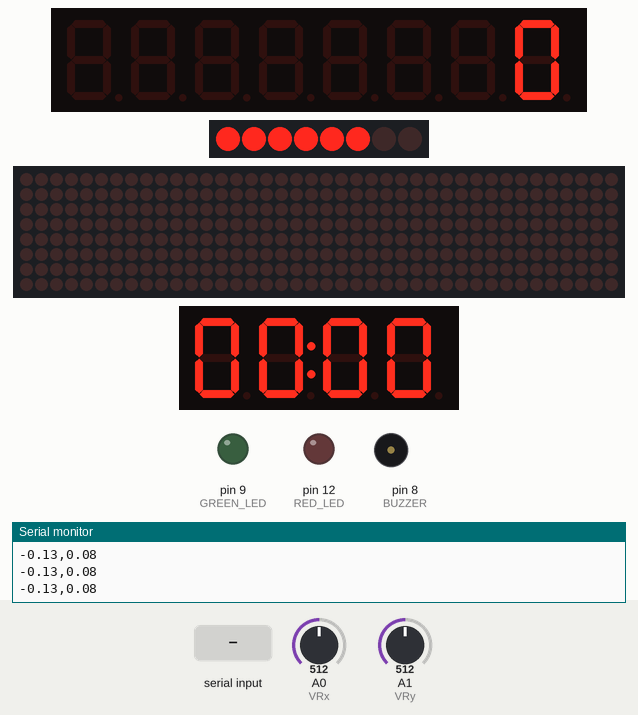
Bench run of a sketch on a simulated Arduino Uno, built with avr-gcc and run on an emulated ATmega328P. On the bench: 8-digit seven-segment display, 8 shift-register outputs drawn as a row of LEDs (first output left, lit = HIGH), 40×8 LED matrix, 4-digit seven-segment display, output pins drawn as LEDs (lit = HIGH), buzzer (waves = sounding), the last lines printed to the serial monitor. Dashed ring = blinking. The test bench sets the inputs (shaded band); at power-on: A0 (VRx) = 512, A1 (VRy) = 512. Pins used as bus, display or sensor lines are not drawn.

Above: at 1.2 s.
1.3 s: "S\n" received over the second serial link
At 1.53 s:
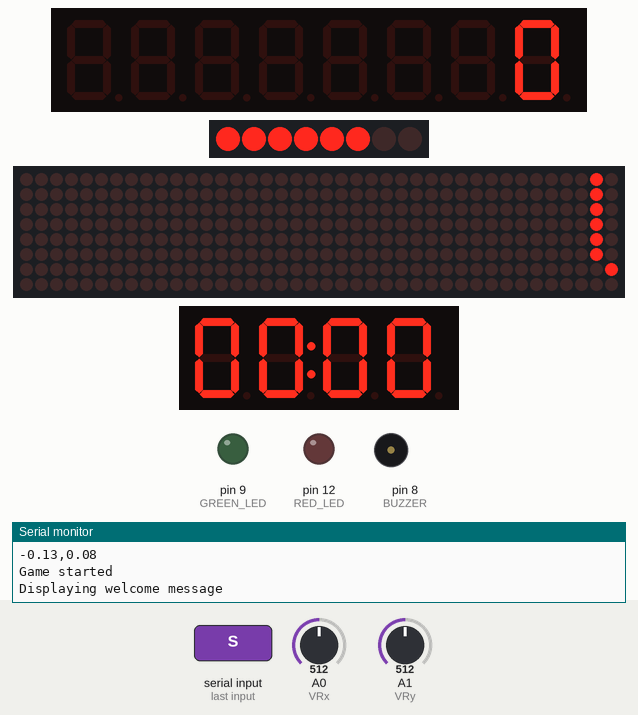
At 10.63 s:
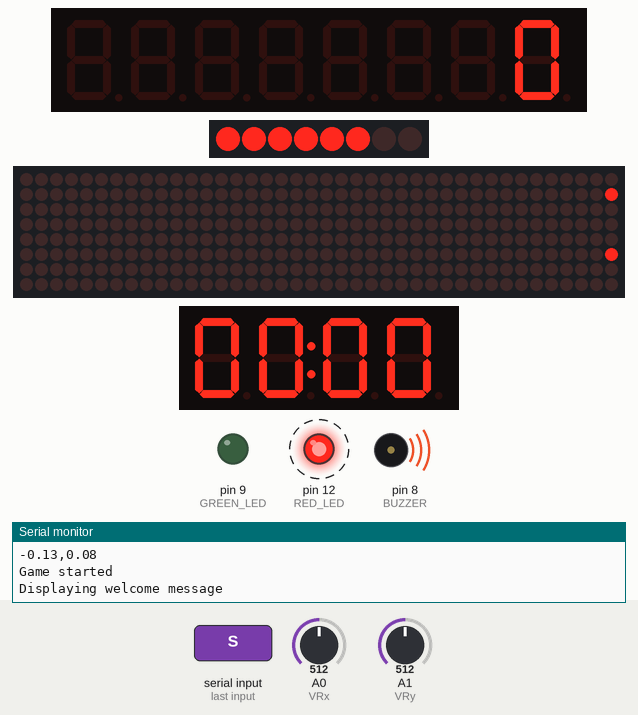
Timing chart, 0 to 15.8 s (numbered marks = the images above; inputs shaded):
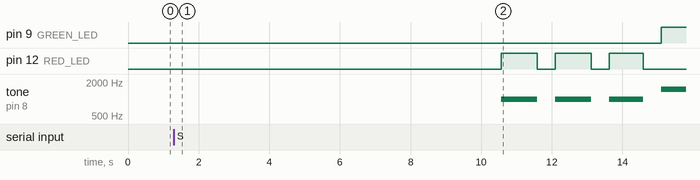

The sketch:

almost_working.ino
```cpp
#include <Wire.h>
#include <LedControl.h>
#include <MaxMatrix.h>
#include <TM1637Display.h>
#include <pitches.h>
#include <SoftwareSerial.h>

#define maxDisplays 5

const int VRx = A0;  // Analog input for joystick X-axis
const int VRy = A1;  // Analog input for joystick Y-axis

#define buttonPin 7  // Pin for the joystick button

byte Buf7219[7];
const int data = 11;
const int load = 10;
const int clock = 13;

// Define the connections pins
#define CLK 6
#define DIO 5

MaxMatrix m(data, load, clock, maxDisplays);
TM1637Display display = TM1637Display(CLK, DIO);

int latchPin = 3;
int clockPin = 4;
int dataPin = 2;

// Define buzzer pin
#define BUZZER 8

char string[] = "Welcome to R & Drive!  ";
char string2[] = "GO! ";
char string3[] = "Lap Complete!";
char string4[] = "3... ";
char string5[] = "2... ";
char string6[] = "1... ";

unsigned long timerStart = 0;
unsigned long lapStartTime = 0;
bool lapCompleted = false;
int lapCount = 0;
String receivedData = "";
bool timerRunning = false;

int melody[] = {
  NOTE_C5, NOTE_D5, NOTE_E5, NOTE_F5, NOTE_G5, NOTE_A5, NOTE_B5, NOTE_C6
};
int duration = 500;

bool gameStarted = false;

#define GREEN_LED 9
#define RED_LED 12

LedControl lc = LedControl(data, clock, load, 1);
SoftwareSerial mySerial(10, 11);

byte seven_seg_digits[10] = {
  B11111100,  // = 0
  B01100000,  // = 1
  B11011010,  // = 2
  B11110010,  // = 3
  B01100110,  // = 4
  B10110110,  // = 5
  B10111110,  // = 6
  B11100000,  // = 7
  B11111110,  // = 8
  B11100110   // = 9
};


PROGMEM const unsigned char CH[] = {
  3, 8, B0000000, B0000000, B0000000, B0000000, B0000000,      // space
  1, 8, B1011111, B0000000, B0000000, B0000000, B0000000,      // !
  3, 8, B0000011, B0000000, B0000011, B0000000, B0000000,      // "
  5, 8, B0010100, B0111110, B0010100, B0111110, B0010100,      // #
  4, 8, B0100100, B1101010, B0101011, B0010010, B0000000,      // $
  5, 8, B1100011, B0010011, B0001000, B1100100, B1100011,      // %
  5, 8, B0110110, B1001001, B1010110, B0100000, B1010000,      // &
  1, 8, B0000011, B0000000, B0000000, B0000000, B0000000,      // '
  3, 8, B0011100, B0100010, B1000001, B0000000, B0000000,      // (
  3, 8, B1000001, B0100010, B0011100, B0000000, B0000000,      // )
  5, 8, B0101000, B0011000, B0001110, B0011000, B0101000,      // *
  5, 8, B0001000, B0001000, B0111110, B0001000, B0001000,      // +
  2, 8, B10110000, B1110000, B0000000, B0000000, B0000000,     // ,
  4, 8, B0001000, B0001000, B0001000, B0001000, B0000000,      // -
  2, 8, B1100000, B1100000, B0000000, B0000000, B0000000,      // .
  4, 8, B1100000, B0011000, B0000110, B0000001, B0000000,      // /
  4, 8, B0111110, B1000001, B1000001, B0111110, B0000000,      // 0
  3, 8, B1000010, B1111111, B1000000, B0000000, B0000000,      // 1
  4, 8, B1100010, B1010001, B1001001, B1000110, B0000000,      // 2
  4, 8, B0100010, B1000001, B1001001, B0110110, B0000000,      // 3
  4, 8, B0011000, B0010100, B0010010, B1111111, B0000000,      // 4
  4, 8, B0100111, B1000101, B1000101, B0111001, B0000000,      // 5
  4, 8, B0111110, B1001001, B1001001, B0110000, B0000000,      // 6
  4, 8, B1100001, B0010001, B0001001, B0000111, B0000000,      // 7
  4, 8, B0110110, B1001001, B1001001, B0110110, B0000000,      // 8
  4, 8, B0000110, B1001001, B1001001, B0111110, B0000000,      // 9
  2, 8, B01010000, B0000000, B0000000, B0000000, B0000000,     // :
  2, 8, B10000000, B01010000, B0000000, B0000000, B0000000,    // ;
  3, 8, B0010000, B0101000, B1000100, B0000000, B0000000,      // <
  3, 8, B0010100, B0010100, B0010100, B0000000, B0000000,      // =
  3, 8, B1000100, B0101000, B0010000, B0000000, B0000000,      // >
  4, 8, B0000010, B1011001, B0001001, B0000110, B0000000,      // ?
  5, 8, B0111110, B1001001, B1010101, B1011101, B0001110,      // @
  4, 8, B1111110, B0010001, B0010001, B1111110, B0000000,      // A
  4, 8, B1111111, B1001001, B1001001, B0110110, B0000000,      // B
  4, 8, B0111110, B1000001, B1000001, B0100010, B0000000,      // C
  4, 8, B1111111, B1000001, B1000001, B0111110, B0000000,      // D
  4, 8, B1111111, B1001001, B1001001, B1000001, B0000000,      // E
  4, 8, B1111111, B0001001, B0001001, B0000001, B0000000,      // F
  4, 8, B0111110, B1000001, B1001001, B1111010, B0000000,      // G
  4, 8, B1111111, B0001000, B0001000, B1111111, B0000000,      // H
  3, 8, B1000001, B1111111, B1000001, B0000000, B0000000,      // I
  4, 8, B0110000, B1000000, B1000001, B0111111, B0000000,      // J
  4, 8, B1111111, B0001000, B0010100, B1100011, B0000000,      // K
  4, 8, B1111111, B1000000, B1000000, B1000000, B0000000,      // L
  5, 8, B1111111, B0000010, B0001100, B0000010, B1111111,      // M
  5, 8, B1111111, B0000100, B0001000, B0010000, B1111111,      // N
  4, 8, B0111110, B1000001, B1000001, B0111110, B0000000,      // O
  4, 8, B1111111, B0001001, B0001001, B0000110, B0000000,      // P
  4, 8, B0111110, B1000001, B1000001, B10111110, B0000000,     // Q
  4, 8, B1111111, B0001001, B0001001, B1110110, B0000000,      // R
  4, 8, B1000110, B1001001, B1001001, B0110010, B0000000,      // S
  5, 8, B0000001, B0000001, B1111111, B0000001, B0000001,      // T
  4, 8, B0111111, B1000000, B1000000, B0111111, B0000000,      // U
  5, 8, B0001111, B0110000, B1000000, B0110000, B0001111,      // V
  5, 8, B0111111, B1000000, B0111000, B1000000, B0111111,      // W
  5, 8, B1100011, B0010100, B0001000, B0010100, B1100011,      // X
  5, 8, B0000111, B0001000, B1110000, B0001000, B0000111,      // Y
  4, 8, B1100001, B1010001, B1001001, B1000111, B0000000,      // Z
  2, 8, B1111111, B1000001, B0000000, B0000000, B0000000,      // [
  4, 8, B0000001, B0000110, B0011000, B1100000, B0000000,      // backslash
  2, 8, B1000001, B1111111, B0000000, B0000000, B0000000,      // ]
  3, 8, B0000010, B0000001, B0000010, B0000000, B0000000,      // hat
  4, 8, B1000000, B1000000, B1000000, B1000000, B0000000,      // _
  2, 8, B0000001, B0000010, B0000000, B0000000, B0000000,      //
  4, 8, B0100000, B1010100, B1010100, B1111000, B0000000,      // a
  4, 8, B1111111, B1000100, B1000100, B0111000, B0000000,      // b
  4, 8, B0111000, B1000100, B1000100, B0000000, B0000000,      // c // JFM MOD.
  4, 8, B0111000, B1000100, B1000100, B1111111, B0000000,      // d
  4, 8, B0111000, B1010100, B1010100, B0011000, B0000000,      // e
  3, 8, B0000100, B1111110, B0000101, B0000000, B0000000,      // f
  4, 8, B10011000, B10100100, B10100100, B01111000, B0000000,  // g
  4, 8, B1111111, B0000100, B0000100, B1111000, B0000000,      // h
  3, 8, B1000100, B1111101, B1000000, B0000000, B0000000,      // i
  4, 8, B1000000, B10000000, B10000100, B1111101, B0000000,    // j
  4, 8, B1111111, B0010000, B0101000, B1000100, B0000000,      // k
  3, 8, B1000001, B1111111, B1000000, B0000000, B0000000,      // l
  5, 8, B1111100, B0000100, B1111100, B0000100, B1111000,      // m
  4, 8, B1111100, B0000100, B0000100, B1111000, B0000000,      // n
  4, 8, B0111000, B1000100, B1000100, B0111000, B0000000,      // o
  4, 8, B11111100, B0100100, B0100100, B0011000, B0000000,     // p
  4, 8, B0011000, B0100100, B0100100, B11111100, B0000000,     // q
  4, 8, B1111100, B0001000, B0000100, B0000100, B0000000,      // r
  4, 8, B1001000, B1010100, B1010100, B0100100, B0000000,      // s
  3, 8, B0000100, B0111111, B1000100, B0000000, B0000000,      // t
  4, 8, B0111100, B1000000, B1000000, B1111100, B0000000,      // u
  5, 8, B0011100, B0100000, B1000000, B0100000, B0011100,      // v
  5, 8, B0111100, B1000000, B0111100, B1000000, B0111100,      // w
  5, 8, B1000100, B0101000, B0010000, B0101000, B1000100,      // x
  4, 8, B10011100, B10100000, B10100000, B1111100, B0000000,   // y
  3, 8, B1100100, B1010100, B1001100, B0000000, B0000000,      // z
  3, 8, B0001000, B0110110, B1000001, B0000000, B0000000,      // {
  1, 8, B1111111, B0000000, B0000000, B0000000, B0000000,      // |
  3, 8, B1000001, B0110110, B0001000, B0000000, B0000000,      // }
  4, 8, B0001000, B0000100, B0001000, B0000100, B0000000,      // ~
};

void setup() {
  Serial.begin(9600);
  mySerial.begin(9600);
  Serial.println("Setup started");

  lc.shutdown(0, false);  // Wake up displays
  lc.setIntensity(0, 3);  // Set brightness level
  lc.clearDisplay(0);     // Clear display

  display.setBrightness(5);
  Serial.println("LC and Display Initialized");

  lc.setDigit(0, 0, lapCount, false);

  pinMode(latchPin, OUTPUT);
  pinMode(clockPin, OUTPUT);
  pinMode(dataPin, OUTPUT);

  // Set LED pins as outputs
  pinMode(RED_LED, OUTPUT);
  pinMode(GREEN_LED, OUTPUT);

  // Initialize buzzer

  pinMode(buttonPin, INPUT_PULLUP);

  pinMode(BUZZER, OUTPUT);

  digitalWrite(GREEN_LED, LOW);
  digitalWrite(RED_LED, LOW);

  sevenSegWrite(lapCount);

  m.init();
  m.setIntensity(3);

  display.clear();
  Serial.println("MaxMatrix Initialized");

  Serial.println("Waiting for start command...  ");

  display.setBrightness(0x0f);
  display.showNumberDecEx(0, 0b01000000, true, 4, 0);
  // Melody if I want to use it
  // for (int thisNote = 0; thisNote < 8; thisNote++) {
  //   // pin8 output the voice, every scale is 0.5 sencond
  //   tone(8, melody[thisNote], duration);

  //   // Output the voice after several minutes
  //   delay(1000);
  // }
}

void loop() {

  if (mySerial.available()) {
    char command = mySerial.read();
    if (command == 'S') {
      gameStarted = true;
      Serial.println("Game started");

      m.clear();
      m.shiftLeft(false, true);
      Serial.println("Displaying welcome message");
      printStringWithShift(string, 70);
      m.clear();
      delay(1000);

      m.clear();
      m.shiftLeft(false, true);
      tone(BUZZER, 1000);
      digitalWrite(RED_LED, HIGH);
      printStringWithShift(string4, 50);
      m.clear();
      noTone(BUZZER);
      digitalWrite(RED_LED, LOW);
      delay(500);

      m.shiftLeft(false, true);
      tone(BUZZER, 1000);
      digitalWrite(RED_LED, HIGH);
      printStringWithShift(string5, 50);
      m.clear();
      noTone(BUZZER);
      digitalWrite(RED_LED, LOW);
      delay(500);

      m.shiftLeft(false, true);
      tone(BUZZER, 1000);
      digitalWrite(RED_LED, HIGH);
      printStringWithShift(string6, 50);
      m.clear();
      noTone(BUZZER);
      digitalWrite(RED_LED, LOW);
      delay(500);

      m.shiftLeft(false, true);
      tone(BUZZER, 1500);
      digitalWrite(GREEN_LED, HIGH);
      Serial.println("Displaying GO message");
      printStringWithShift(string2, 70);
      noTone(BUZZER);
      m.clear();

      Serial.println("Timer started");
      timerStart = millis();
      timerRunning = true;

      lapStartTime = millis();


      Serial.print("Current Lap: ");
      Serial.println(lapCount);
    }


    if (Serial.available() > 0) {
      String message = Serial.readStringUntil('\n');
      message.trim();

      if (message == "LapComplete") {
        lapCount++;
        if (lapCount > 3) {
          lapCount = 0;
        }
        printStringWithShift(string3, 70);
        flashGreenLED();
        sevenSegWrite(lapCount);

        for (int i = 1; i < 5; i++) {
          flashGreenLED();
        }

        digitalWrite(GREEN_LED, HIGH);
        noTone(BUZZER);
        m.clear();
      }
    }


    if (timerRunning) {
      // Calculate elapsed time
      unsigned long currentMillis = millis();
      unsigned long elapsedMillis = currentMillis - timerStart;

      // Convert elapsedMillis to minutes and seconds
      int minutes = (elapsedMillis / 60000) % 60;  // Minutes
      int seconds = (elapsedMillis / 1000) % 60;   // Seconds

      // Combine minutes and seconds for display
      int displayTime = minutes * 100 + seconds;

      // Display the time on the TM1637
      display.showNumberDecEx(displayTime, 0b01000000, true, 4, 0);

      // Small delay to prevent rapid updates
      delay(100);
    }
  }
  int xPosition = analogRead(VRx);
  int yPosition = analogRead(VRy);

  // Map joystick values to a range of -1 to 1
  float xValue = map(xPosition, 0, 1060, -68, 100) / -100.0;
  float yValue = map(yPosition, 0, 1040, -80, 100) / 100.0;

  Serial.print(xValue);
  Serial.print(",");
  Serial.print(yValue);
  Serial.println();

  delay(100);
}

void flashRedLED() {
  for (int i = 0; i < 3; ++i) {
    digitalWrite(RED_LED, HIGH);
    tone(BUZZER, 1000);
    delay(500);
    noTone(BUZZER);
    digitalWrite(RED_LED, LOW);
    delay(500);
  }
}

void flashGreenLED() {
  for (int i = 0; i < 3; ++i) {
    digitalWrite(GREEN_LED, HIGH);
    tone(BUZZER, 1500);
    delay(500);
    noTone(BUZZER);
    digitalWrite(GREEN_LED, LOW);
    delay(500);
    digitalWrite(GREEN_LED, HIGH);
  }
}

// Display a number on the digital segment display
void sevenSegWrite(byte digit) {
  // Set the latchPin to low potential before sending data
  digitalWrite(latchPin, LOW);

  // The original data (bit pattern)
  shiftOut(dataPin, clockPin, LSBFIRST, seven_seg_digits[digit]);

  // Set the latchPin to high potential after sending data
  digitalWrite(latchPin, HIGH);
}

void printCharWithShift(char c, int shift_speed) {
  if (c < 32) return;
  c -= 32;
  memcpy_P(Buf7219, CH + 7 * c, 7);
  m.writeSprite(maxDisplays * 8, 0, Buf7219);
  m.setColumn(maxDisplays * 8 + Buf7219[0], 0);

  for (int i = 0; i <= Buf7219[0]; i++) {
    delay(shift_speed);
    m.shiftLeft(false, false);
  }
}

void printStringWithShift(char* s, int shift_speed) {
  while (*s != 0) {
    printCharWithShift(*s, shift_speed);
    s++;
  }
}
```

Measured:
- after the input at 1.3 s, pin 9 (GREEN_LED): LOW → HIGH after 13.8 s; pin 12 (RED_LED): alternates HIGH for 1.0 s and LOW for 0.51 s, starting after 9.3 s; tone on pin 8 (BUZZER): silent → 1000 Hz after 9.3 s, then repeats every 1.5 s: silent 0.51 s, 1000 Hz 1.0 s; the display: first changes after 0.16 s (image 1 shows a later state)
